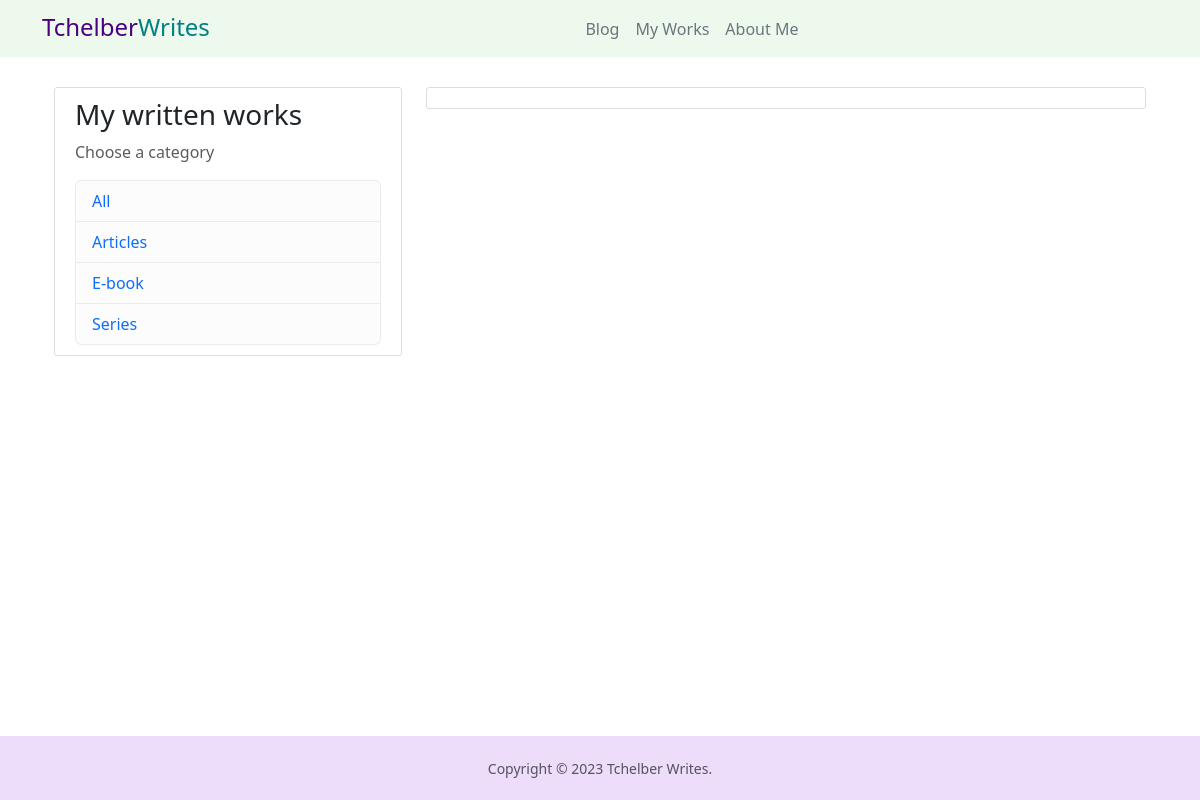
The app's page /releases, older data.
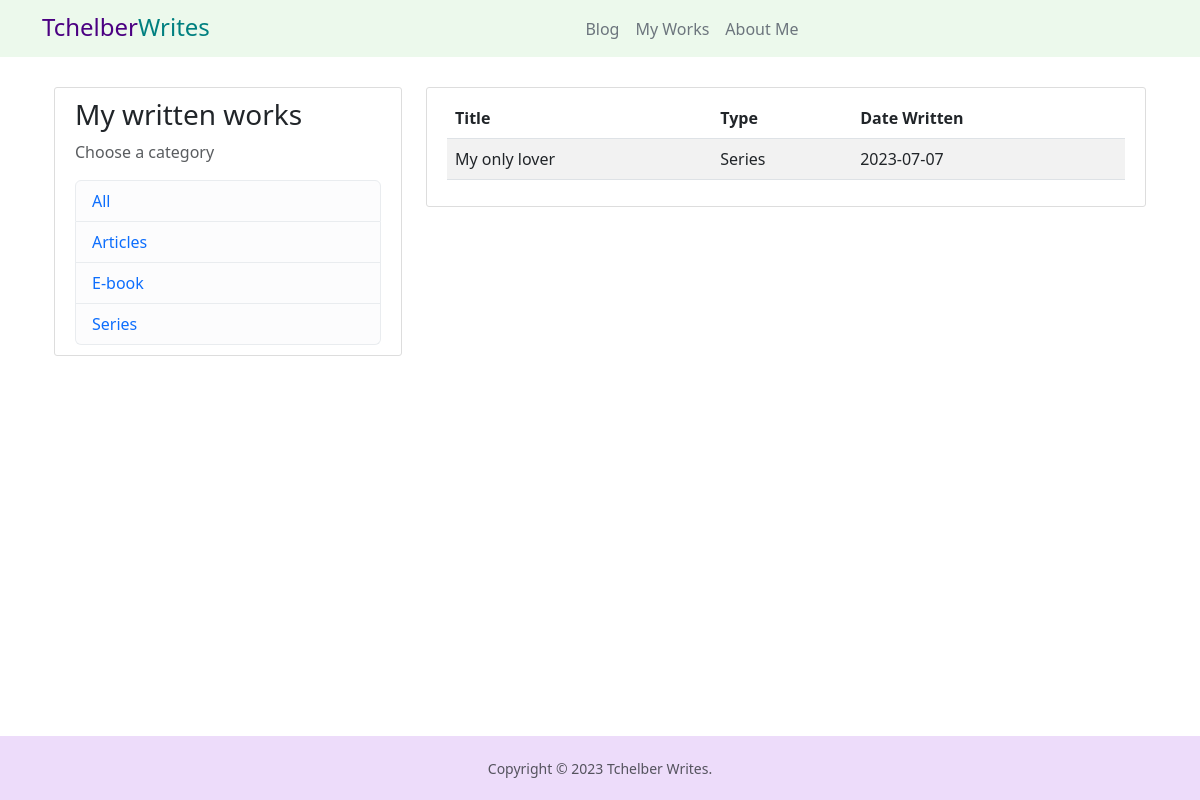
The same page, newer data.
### blogapp/models.py (models this page shows, shortened)
class Releases(db.Model):
    id = db.Column(db.Integer, primary_key=True)
    type = db.Column(db.String(120), nullable=False)
    title = db.Column(db.String(120), unique=True, nullable=False)
    date = db.Column(db.DateTime, nullable=False, default= datetime.utcnow)

### blogapp/views.py (the view)
@views.route("/releases")
def releases():
	post_category = request.args.get("category", 1)
	if post_category=="All" or post_category==1:
		posts = Releases.query.all()
		return render_template("releases.html", title="Releases", posts=posts)
	else:
		posts = Releases.query.filter_by(type=post_category).all()
		return render_template("releases.html", title="Releases", posts=posts)

### blogapp/templates/releases.html
{% extends "layout.html" %}
{% block body %}
<main class="container">
    <div class="row">
        <div class="col-md-4">
            <div class="content-section">
                <h3>My written works</h3>
				<p class="text-muted">Choose a category</p>
				<ul class="list-group">
					<li class="list-group-item list-group-item-light"><a href="{{ url_for('views.releases', category='All') }}">All</a></li>
					<li class="list-group-item list-group-item-light"><a href="{{ url_for('views.releases', category='Articles') }}">Articles</a></li>
					<li class="list-group-item list-group-item-light"><a href="{{ url_for('views.releases', category='E-book') }}">E-book</a></li>
					<li class="list-group-item list-group-item-light"><a href="{{ url_for('views.releases', category='Series') }}">Series</a></li>
				</ul>
            </div>
        </div>
        <div class="col-md-8">
            <div class="content-section">
				{% if posts %}
            <table class="table table-striped table-hover">
                <thead>
                    <tr>
                        <th>Title</th>
                        <th>Type</th>
                        <th>Date Written</th>
                    </tr>
                </thead>
                <tbody>
                    {% for post in posts %}
                    <tr>
                        <td>{{ post['title'] }}</td>
                        <td>{{ post['type'] }}</td>
                        <td>{{ post['date'].strftime('%Y-%m-%d') }}</td>
                    </tr>
                    {% endfor %}
                </tbody>
            </table>
            {% else %}
            <object data="{{ url_for('static', filename='images/yoga.svg') }}" width="300" height="300"> </object>
            {% endif %}
            </div>
        </div>
    </div>
</main>
{% endblock %}

Row changes from the older to the newer data that the page shows:
added Releases: title "My only lover", type "Series", date "2023-07-07"
Text that changed along with them:
text now shown: "Title Type Date Written"
